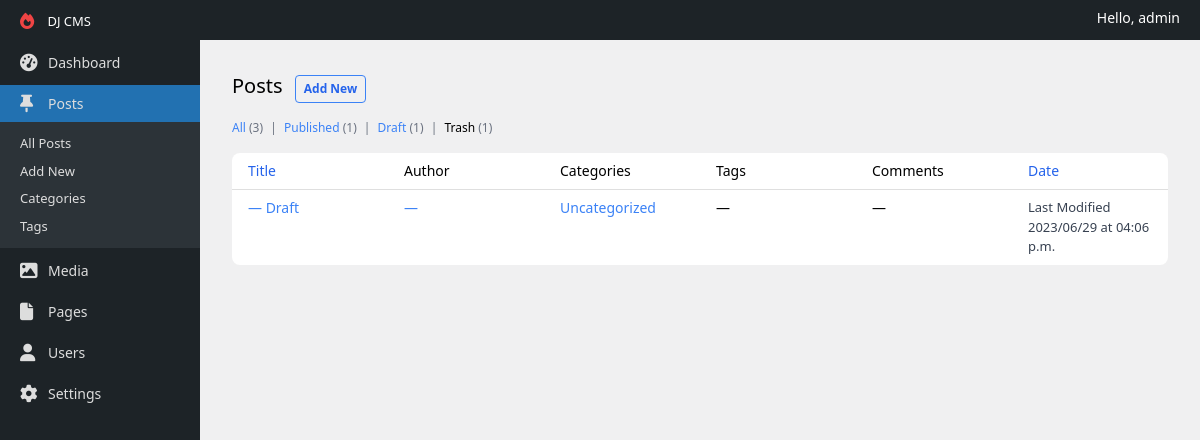
Page /post/edit/?post_status=draft (signed in) on the committed database.
### apps/accounts/models.py (models this page shows)
class User(AbstractUser):
    class Roles(models.TextChoices):
        AUTHOR = 'author'
        EDITOR = 'editor'
    role = models.CharField(max_length=60, choices=Roles.choices, null=True, blank=True)

### apps/content/models.py (models this page shows, shortened)
class StatusMixin(models.Model):
    is_draft = models.BooleanField(default=True)
    is_trash = models.BooleanField(default=False)
    class Meta:
        abstract = True

class Post(SeoMeta, StatusMixin):
    created_at = models.DateTimeField(auto_now_add=True)
    content = models.TextField(null=True, blank=True)
    excerpt = models.TextField(null=True, blank=True)
    categories = models.ManyToManyField(to=Category, blank=True)
    slug = models.SlugField(blank=True, unique=True)
    updated_at = models.DateTimeField(auto_now=True)

### apps/dashboard/views.py (the view)
# urls.py: path('post/edit/', AllPostsView.as_view(), name='edit_post_select'),
class AllPostsView(AllContentView):
    model_class: Type[Model] = Post
    title: str = 'Posts'
    def content_context(self) -> AllContentViewContext:
        return AllContentViewContext(
            new_content_url=reverse('new_post'),
            edit_content_select=reverse('edit_post_select'),
            reverse_content_edit_name='edit_post'
        )

### apps/content/utils/contents.py (called while the page is built)
    def get_draft_posts(self) -> QuerySet:
        if self.user.is_superuser:
            return self.model_class.objects.filter(is_draft=True, is_trash=False)
        return self.model_class.objects.filter(author=self.user, is_draft=True, is_trash=False)

    def get_posts_queryset(self, post_status: str) -> Union[QuerySet, None]:
        status_methods = {
            'all': self.get_all_posts,
            'published': self.get_published_posts,
            'draft': self.get_draft_posts,
            'trash': self.get_trash_posts
        }
        posts = status_methods.get(post_status, None)
        if posts:
            return posts()
        return None

    def posts_count_by_status(self) -> dict:
        queryset = self.model_class.objects
        if not self.user.is_superuser:
            queryset = queryset.filter(author=self.user)
        return {
            'all_posts_count': queryset.count(),
            'published_posts_count': queryset.filter(is_draft=False, is_trash=False).count(),
            'draft_posts_count': queryset.filter(is_draft=True, is_trash=False).count(),
            'trash_posts_count': queryset.filter(is_trash=True).count()
        }

### apps/dashboard/permissions.py (called while the page is built)
    def dispatch(self, request, *args, **kwargs):
        if not self.has_permission(request):
            return self.handle_no_permission()
        return super().dispatch(request, *args, **kwargs)

    def has_permission(self, request) -> bool:
        if request.user.is_superuser:
            return True
        return request.user.is_authenticated and request.user.role in self.allowed_roles

### apps/dashboard/templatetags/utils.py (called while the page is built)
@register.simple_tag(takes_context=True)
def should_expand_menu(context, menu_name) -> bool:
    current_url_name = context.request.resolver_match.url_name
    sub_menus = sidebar_menus.get(menu_name)
    if sub_menus:
        for sub_menu in sub_menus:
            if sub_menu == current_url_name:
                return True
    return False

### apps/dashboard/views.py (called while the page is built)
    def get_queryset(self) -> QuerySet:
        post_status = self.request.GET.get('post_status', 'all')
        if not self.model_class:
            raise Exception('Please provide compatible model class')
        self.content_query = ContentQuery(self.model_class, self.request.user)
        queryset = self.content_query.get_posts_queryset(post_status)
        if queryset is None:
            raise Http404()
        return queryset.order_by('-pk')

### templates/all-posts.html (shortened to what this page needs)
{% extends 'layouts/default.html' %}
{% block content %}
    <div class="p-8">
        <div>
            <h1 class="inline-block text-xl">{{ title }}</h1>
            <a href="{{ new_content_url }}"
               class="inline-block border rounded border-blue-500 px-2 py-1 mx-2 text-[12px] text-blue-600 font-semibold">Add
                New
            </a>
        </div>
        <div class="text-[12px] mt-4">
            <a href="{{ edit_content_select }}" class="text-blue-500">
                All <span class="text-gray-500">({{ all_posts_count }})</span>
            </a>
            <span class="mx-1 text-gray-500">|</span>
            <a href="{{ edit_content_select }}?post_status=published" class="text-blue-500">
                Published <span class="text-gray-500">({{ published_posts_count }})</span>
            </a>
            <span class="mx-1 text-gray-500">|</span>
            <a href="{{ edit_content_select }}?post_status=draft" class="text-blue-500">
                Draft <span class="text-gray-500">({{ draft_posts_count }})</span>
            </a>
            <span class="mx-1 text-gray-500">|</span>
            <a href="{{ edit_content_select }}?post_status=trash" class="text-black font-medium">
                Trash <span class="text-gray-500">({{ trash_posts_count }})</span>
            </a>
        </div>
        <table class="w-full bg-white rounded-lg mt-4">
            <thead class="border-b border-[#dfdfdf]">
            <tr class="text-sm">
                <th class="font-normal text-blue-600 py-2 text-start px-4">Title</th>
                <th class="font-normal w-1/6 text-start px-4 hidden sm:table-cell">Author</th>
                <th class="font-normal w-1/6 text-start px-4 hidden md:table-cell">Categories</th>
                <th class="font-normal w-1/6 text-start px-4 hidden md:table-cell">Tags</th>
                <th class="font-normal w-1/6 text-start px-4 hidden lg:table-cell">Comments</th>
                <th class="font-normal text-blue-600 py-2 w-1/6 text-start px-4 hidden lg:table-cell">Date</th>
            </tr>
            </thead>
            <tbody>
            {% for post in page_obj %}
                <tr class="group">
                    <td class="px-4 align-top text-sm py-2">
                        <a href="{% url reverse_content_edit_name post.pk %}" class="block text-blue-500">
                            {{ post.title }} {% if post.is_draft %} — Draft{% endif %}
                        </a>
                    </td>
                    <td class="px-4 align-top text-sm w-1/6 py-2 hidden sm:table-cell">
                        <a href="#" class="text-blue-500">
                            {% if post.author %}
                                {{ post.author }}
                            {% else %}
                                —
                            {% endif %}
                        </a>
                    </td>
                    <td class="px-4 align-top text-sm w-1/6 py-2 hidden md:table-cell">
                        <a href="#" class="text-blue-500">Uncategorized</a>
                    </td>
                    <td class="px-4 align-top text-sm w-1/6 py-2 hidden md:table-cell">
                        —
                    </td>
                    <td class="px-4 align-top text-sm w-1/6 py-2 hidden lg:table-cell">
                        —
                    </td>
                    <td class="px-4 align-top text-[13px] text-gray-700 w-1/6 py-2 hidden lg:table-cell">
                        <span class="block">
                            {% if post.is_draft %}
                                Last Modified
                            {% else %}
                                Published
                            {% endif %}
                        </span>
                        <span class="block">{{ post.created_at|date:"Y/m/d" }} at {{ post.created_at|date:"h:m a" }}</span>
                    </td>
                </tr>
            {% endfor %}
            </tbody>
        </table>
    </div>
{% endblock %}

### templates/layouts/default.html (shortened to what this page needs)
{% load static %}
<!DOCTYPE html>
<html lang="en">
<head>
    <link rel="stylesheet" href="{% static 'css/main.css' %}">
    <link rel="stylesheet" href="https://cdnjs.cloudflare.com/ajax/libs/font-awesome/6.4.0/css/all.min.css"
/>
</head>
<body>
<div class="grid grid-rows-[auto_1fr] h-screen">
    <header class="bg-[#1d2327] text-white px-[20px] py-2 flex justify-between">
        <div>
            <a href="{% url 'dashboard' %}" class="mr-auto text-[13px]">
                DJ CMS
            </a>
        </div>
        <span class="text-sm">
            Hello, {{ request.user }}
        </span>
    </header>
    <div class="grid grid-cols-[200px_1fr] h-full">
        {% include 'components/sidebar.html' %}
        <main class="overflow-y-auto">
            {% block content %}
            {% endblock %}
        </main>
    </div>
</div>
</body>
</html>

### public/css/main.css (style rules this page uses)
html { line-height: 1.5; -webkit-text-size-adjust: 100%; -moz-tab-size: 4; -o-tab-size: 4; tab-size: 4; font-family: ui-sans-serif, system-ui, -apple-system, BlinkMacSystemFont, "Segoe UI", Roboto, "Helvetica Neue", Arial, "Noto Sans", sans-serif, "Apple Color Emoji", "Segoe UI Emoji", "Segoe UI Symbol", "Noto Color Emoji"; font-feature-settings: normal; font-variation-settings: normal; }
body { margin: 0; line-height: inherit; }
h1, h2, h3, h4, h5, h6 { font-size: inherit; font-weight: inherit; }
a { color: inherit; text-decoration: inherit; }
table { text-indent: 0; border-color: inherit; border-collapse: collapse; }
blockquote, dl, dd, h1, h2, h3, h4, h5, h6, hr, figure, p, pre { margin: 0; }
html { background-color: #f0f0f1; }
.mx-2 { margin-left: 0.5rem; margin-right: 0.5rem; }
.mx-1 { margin-left: 0.25rem; margin-right: 0.25rem; }
.mr-auto { margin-right: auto; }
.mt-4 { margin-top: 1rem; }
.block { display: block; }
.inline-block { display: inline-block; }
.flex { display: flex; }
.grid { display: grid; }
.hidden { display: none; }
.h-full { height: 100%; }
.h-screen { height: 100vh; }
.w-1\/6 { width: 16.666667%; }
.w-full { width: 100%; }
.grid-cols-\[200px_1fr\] { grid-template-columns: 200px 1fr; }
.grid-rows-\[auto_1fr\] { grid-template-rows: auto 1fr; }
.justify-between { justify-content: space-between; }
.overflow-y-auto { overflow-y: auto; }
.rounded { border-radius: 0.25rem; }
.rounded-lg { border-radius: 0.5rem; }
.border { border-width: 1px; }
.border-b { border-bottom-width: 1px; }
.border-\[\#dfdfdf\] { --tw-border-opacity: 1; border-color: rgb(223 223 223 / var(--tw-border-opacity)); }
.border-blue-500 { --tw-border-opacity: 1; border-color: rgb(59 130 246 / var(--tw-border-opacity)); }
.bg-\[\#1d2327\] { --tw-bg-opacity: 1; background-color: rgb(29 35 39 / var(--tw-bg-opacity)); }
.bg-white { --tw-bg-opacity: 1; background-color: rgb(255 255 255 / var(--tw-bg-opacity)); }
.p-8 { padding: 2rem; }
.px-2 { padding-left: 0.5rem; padding-right: 0.5rem; }
.px-4 { padding-left: 1rem; padding-right: 1rem; }
.px-\[20px\] { padding-left: 20px; padding-right: 20px; }
.py-1 { padding-top: 0.25rem; padding-bottom: 0.25rem; }
.py-2 { padding-top: 0.5rem; padding-bottom: 0.5rem; }
.text-start { text-align: start; }
.align-top { vertical-align: top; }
.text-\[12px\] { font-size: 12px; }
.text-\[13px\] { font-size: 13px; }
.text-sm { font-size: 0.875rem; line-height: 1.25rem; }
.text-xl { font-size: 1.25rem; line-height: 1.75rem; }
.font-medium { font-weight: 500; }
.font-normal { font-weight: 400; }
.font-semibold { font-weight: 600; }
.text-blue-500 { --tw-text-opacity: 1; color: rgb(59 130 246 / var(--tw-text-opacity)); }
.text-blue-600 { --tw-text-opacity: 1; color: rgb(37 99 235 / var(--tw-text-opacity)); }
.text-gray-500 { --tw-text-opacity: 1; color: rgb(107 114 128 / var(--tw-text-opacity)); }
.text-gray-700 { --tw-text-opacity: 1; color: rgb(55 65 81 / var(--tw-text-opacity)); }
.text-white { --tw-text-opacity: 1; color: rgb(255 255 255 / var(--tw-text-opacity)); }
.text-black { --tw-text-opacity: 1; color: rgb(0 0 0 / var(--tw-text-opacity)); }
@media (min-width: 640px) { .sm\:table-cell { display: table-cell; } }
@media (min-width: 768px) { .md\:table-cell { display: table-cell; } }
@media (min-width: 1024px) { .lg\:table-cell { display: table-cell; } }

### rows in the picture
User: user "admin"
Post: is_draft "— Draft", created_at "2023/06/29", created_at "04:06 p.m."

### other values in the picture
{{ title }} "Posts"
{{ all_posts_count }} "3"
{{ published_posts_count }} "1"
{{ draft_posts_count }} "1"
{{ trash_posts_count }} "1"
